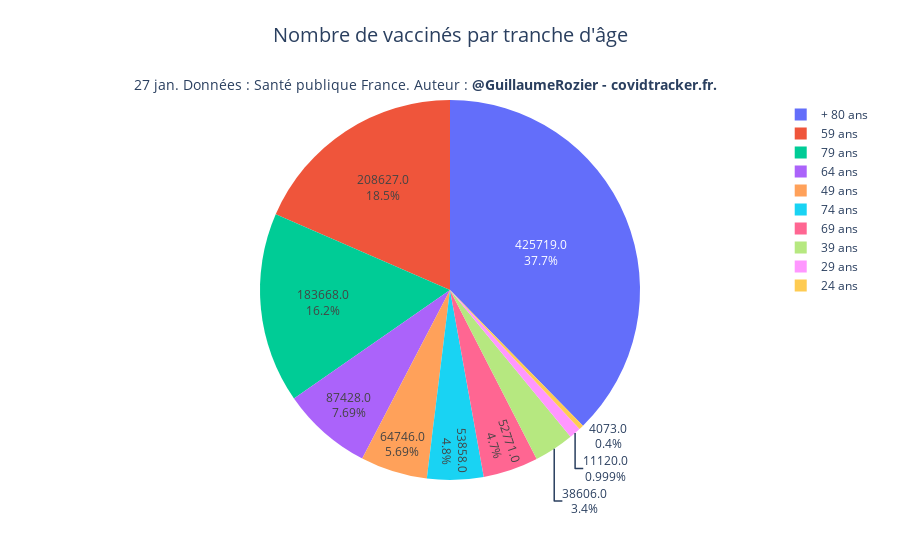

Notebook cell for this chart:
### Code cell
fig = go.Figure()
fig.add_trace(go.Pie(
    labels=[str(age) + " ans" for age in df.index[:-1]]+["+ 80 ans"],
    values=df.n_dose1_pourcent,
    text=[str(prct) + "" for prct in df.n_dose1],
    textposition='auto',))
fig.update_layout(
    title={
                    'text': "Nombre de vaccinés par tranche d'âge",
                    'y':0.95,
                    'x':0.5,
                    'xanchor': 'center',
                    'yanchor': 'top'},
                    titlefont = dict(
                    size=20),
    annotations = [
                    dict(
                        x=0,
                        y=1.07,
                        xref='paper',
                        yref='paper',
                        font=dict(size=14),
                        text='{}. Données : Santé publique France. Auteur : <b>@GuillaumeRozier - covidtracker.fr.</b>'.format(datetime.strptime("2021-01-27", '%Y-%m-%d').strftime('%d %b')),                    
                        showarrow = False
                    ),
                    ]
)
fig.show()

### Figure 1 — Plotly figure (JSON) as saved in the notebook; plotly's stock layout.template omitted (floating-point values rounded to 4 significant figures)
{"data": [{"labels": ["24 ans", "29 ans", "39 ans", "49 ans", "59 ans", "64 ans", "69 ans", "74 ans", "79 ans", "+ 80 ans"], "text": ["4073.0", "11120.0", "38606.0", "64746.0", "208627.0", "87428.0", "52771.0", "53858.0", "183668.0", "425719.0"], "textposition": "auto", "type": "pie", "values": [0.4, 1, 3.4, 5.7, 18.5, 7.7, 4.7, 4.8, 16.2, 37.7]}], "layout": {"annotations": [{"font": {"size": 14}, "showarrow": false, "text": "27 jan. Données : Santé publique France. Auteur : <b>@GuillaumeRozier - covidtracker.fr.</b>", "x": 0, "xref": "paper", "y": 1.07, "yref": "paper"}], "title": {"font": {"size": 20}, "text": "Nombre de vaccinés par tranche d'âge", "x": 0.5, "xanchor": "center", "y": 0.95, "yanchor": "top"}}}
